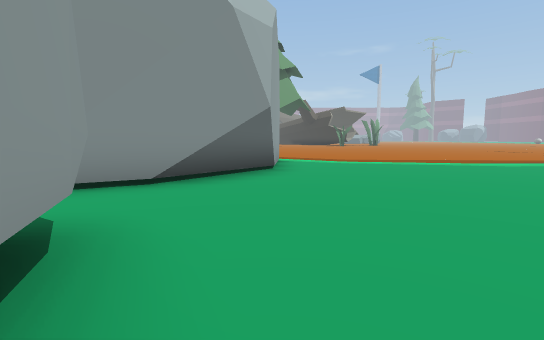
[1] (above)

23 first-person views from a walk through a 3-D level made in the Unity game engine. The camera is 1.4 m above the floor, tilts 6° down and sees 85° across. The floor is counted in squares, 2 m on a side. Each view is taken from the middle of a square. On the plan, view 1 faces up. The plan holds only what a view shows up to about 10 squares ahead; the rest is blank. The place goes on beyond the plan. Some surface patterns are stand-ins.

[2]
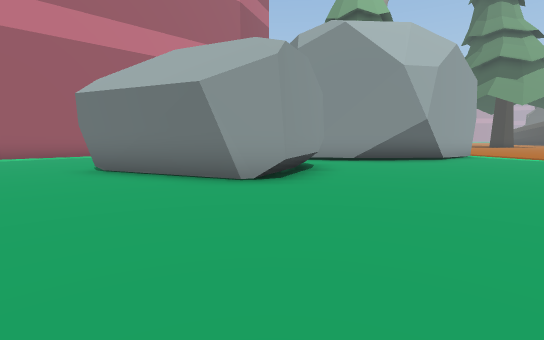

[3]
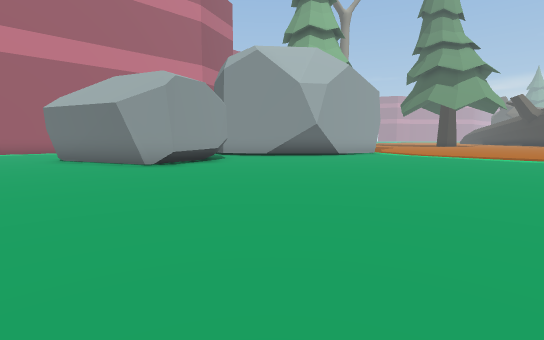

[4]
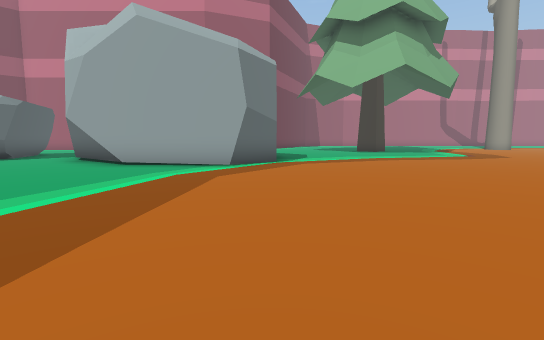

[5]
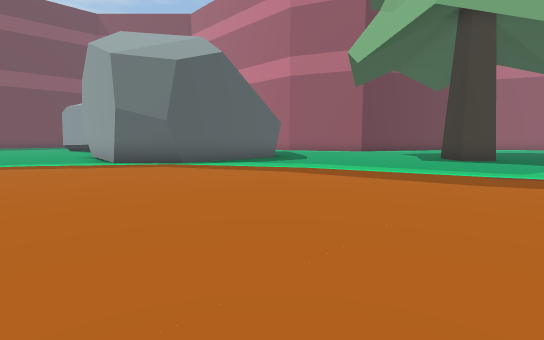

[6]
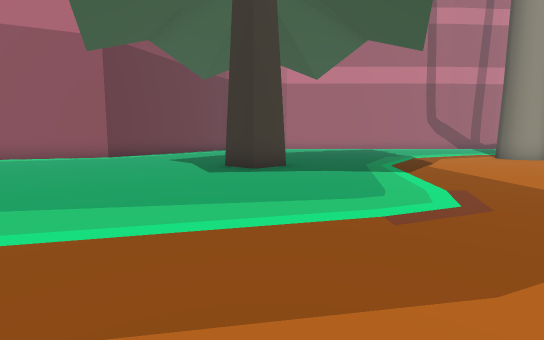

[7]
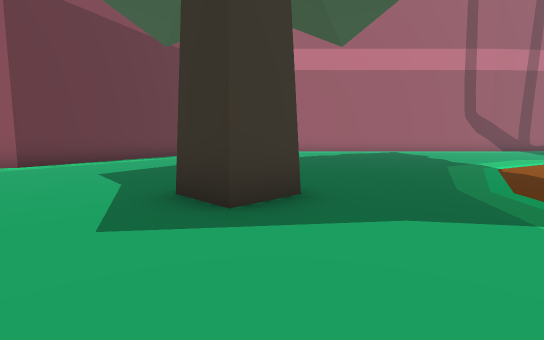

[8]
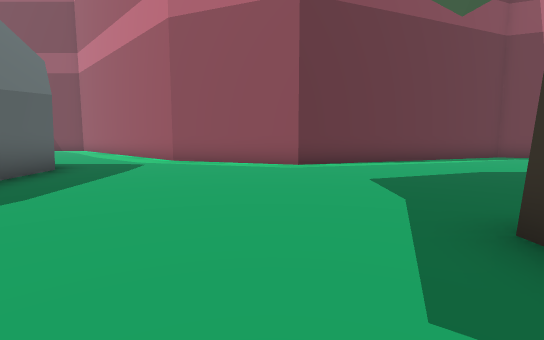

[9]
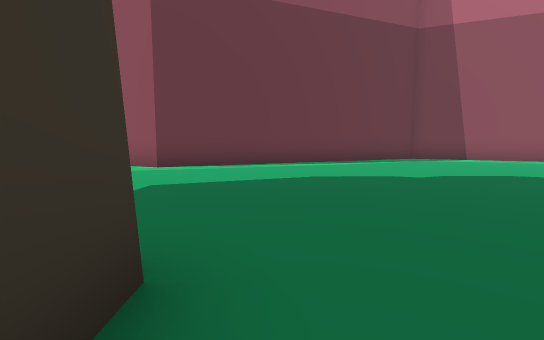

[10]
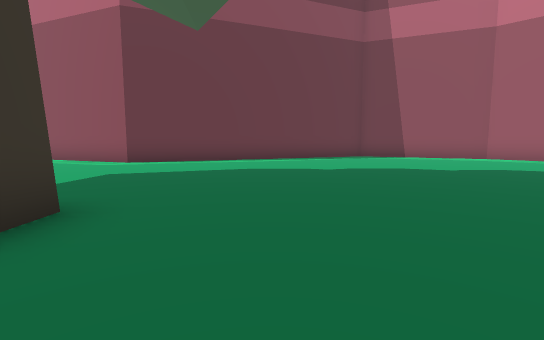

[11]
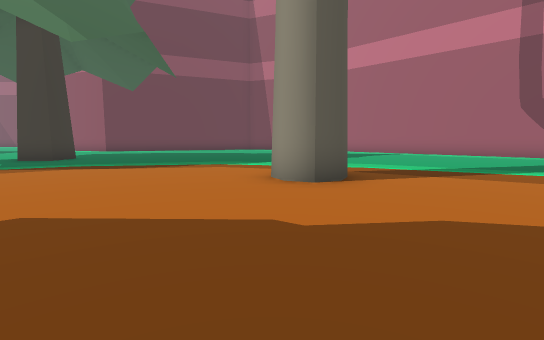

[12]
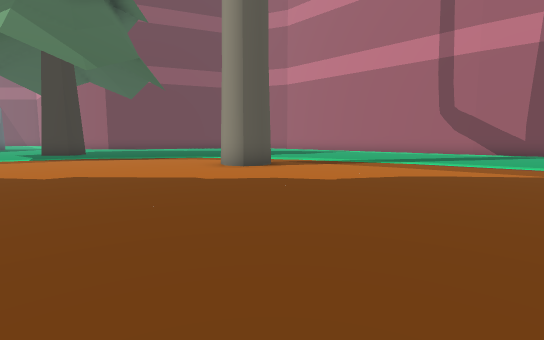

[13]
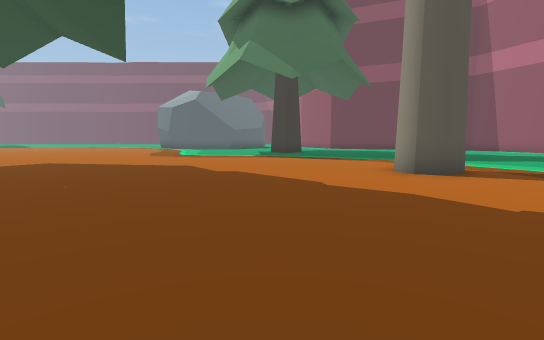

[14]
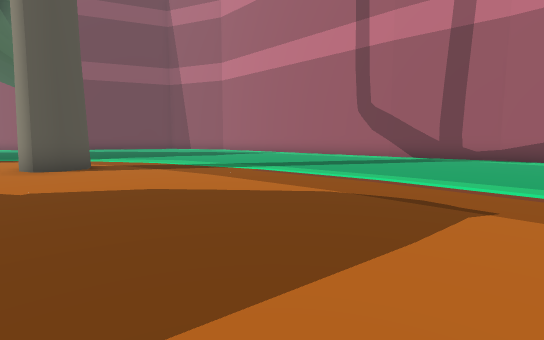

[15]
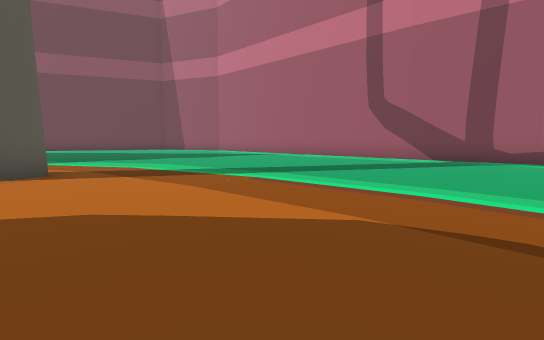

[16]
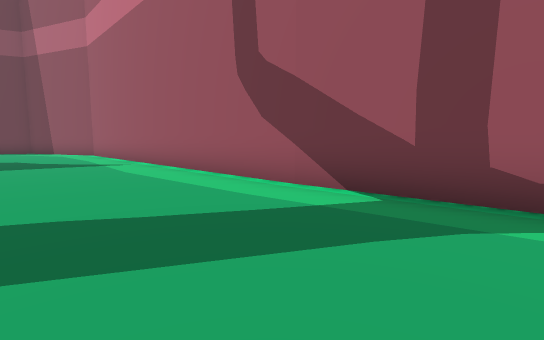

[17]
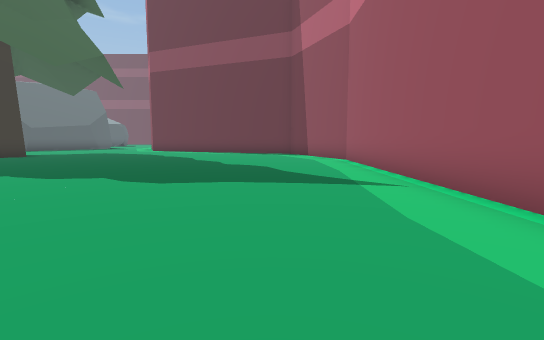

[18]
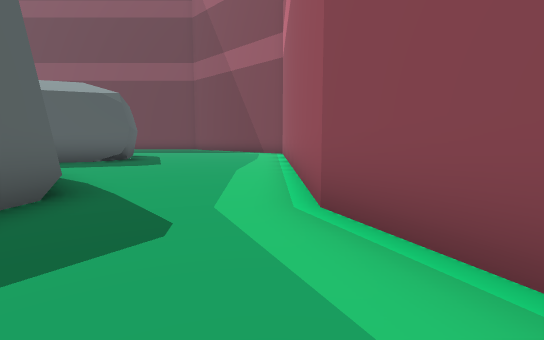

[19]
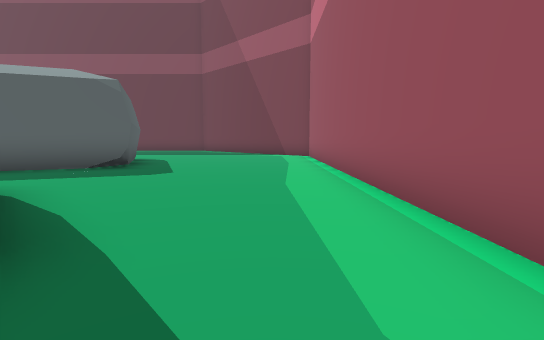

[20]
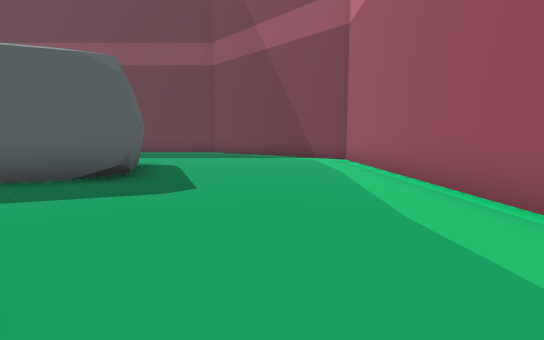

[21]
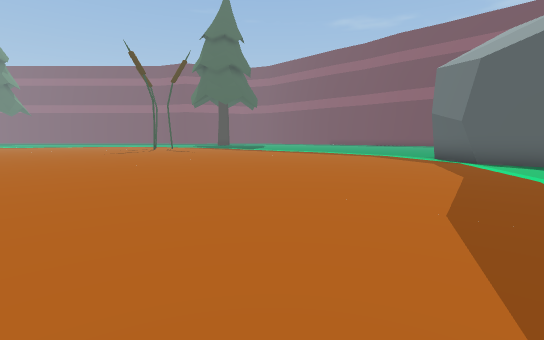

[22]
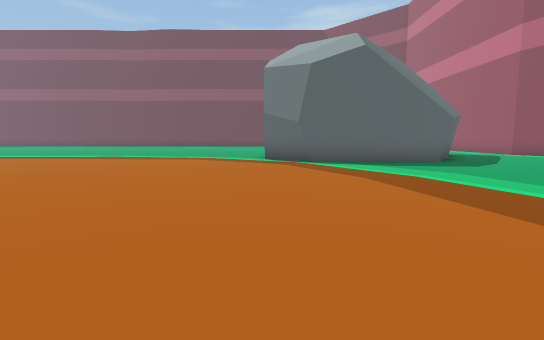

[23]
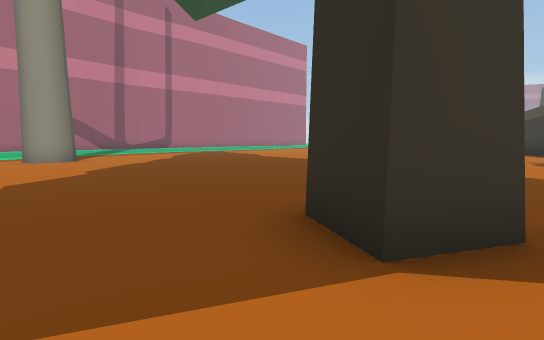

### Floor plan
Points are (right, up) in squares from view 1. A wall is a line through its corners. A room is listed if a view was taken in it or the views show most of it. See-through windows are left out.
Room 1 (views 1, 2, 3, 4, 5, 6, 7, 8, 9, 10, 11, 12, 13, 14, 15, 16, 17, 18, 19, 20, 21, 22, 23)
walls: (-9.6, 16.5) (-8.7, 17.3) (-8, 16.6) (-8.8, 15.7); (-0.2, 26.6) (-0.7, 25.6) (-1.8, 26.2); (-12, 25.6) (-11.8, 26.1) (-11.3, 26.3) (-10.8, 26.1) (-10.7, 25.7) (-10.8, 25.2) (-11.3, 25); (-7.4, 7.9) (-5.2, 11.1) (-1, 11.1) (0.2, 10) (0, 6.3) (-1, 4.9); (-7.4, 6.4) (-7.3, 7.2); (0.2, 6.9) (-1.7, 4.3); (-0.7, 5.1) (-3, 3.9); (-19.1, 13.8) (-12.2, 10.9) (-10.5, 7) (-10.5, -4); (-5.4, 0.9) (-1.4, 2.4) (-0.4, -0.3) (-1, -1) (-4.4, -2.3) (-5.5, 0.9); (-21.5, 29) (-21.5, 18) (-20.2, 15); (-21.8, 32.5) (-21.5, 28.9); (-21.7, 33.5) (-21.8, 32.4)
low walls: (-5.4, 0.4) (-5.4, 0.9)

Where each view was taken, in squares from view 1:
view 1: 0 up, 0 right, facing up
view 2: 4 down, 3 right, facing up-left
view 3: 4 down, 7 right, facing up-left
view 4: 11 up, 8 right, facing left
view 5: 19 up, 3 right, facing down-left
view 6: 17 up, 1 left, facing left
view 7: 17 up, 5 left, facing left
view 8: 16 up, 6 left, facing down-left
view 9: 18 up, 9 left, facing down-left
view 10: 20 up, 9 left, facing down-left
view 11: 29 up, 7 left, facing down-left
view 12: 32 up, 6 left, facing down-left
view 13: 32 up, 8 left, facing down
view 14: 34 up, 10 left, facing down-left
view 15: 33 up, 11 left, facing down-left
view 16: 32 up, 18 left, facing down-left
view 17: 28 up, 19 left, facing down
view 18: 10 up, 10 left, facing down
view 19: 8 up, 9 left, facing down
view 20: 6 up, 8 left, facing down
view 21: 21 up, 3 left, facing down-right
view 22: 20 up, 0 right, facing down
view 23: 24 up, 0 right, facing up-left
